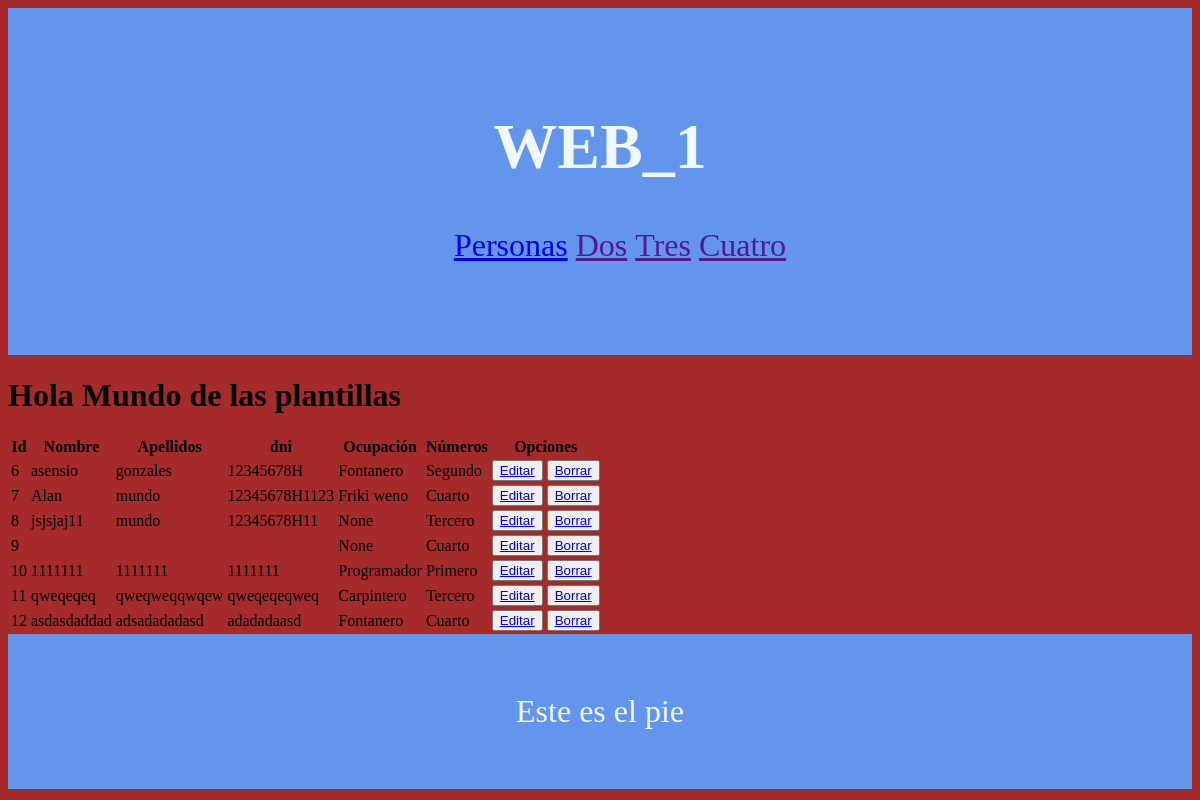
The page / on the database its author committed.
### tables this page shows
CREATE TABLE persona(
            id integer primary key autoincrement,
            nombre text,
            apellidos text,
            dni text, id_ocupacion INTEGER, id_numero INTEGER);

CREATE TABLE T_ocupacion (
	id INTEGER NOT NULL PRIMARY KEY AUTOINCREMENT,
	descripcion TEXT(120) NOT NULL
);

CREATE TABLE "T_numero" (
	id INTEGER NOT NULL PRIMARY KEY AUTOINCREMENT,
	descripcion TEXT(30) NOT NULL
);

### app.py (the view)
@route('/')
@jinja2_view('home.html') #Aqui le decimos como se llama el archivo
def hola():
    cnx = sqlite3.connect(BASE_DATOS)
    consulta = "select p.id ,p.nombre,p.apellidos,p.dni,to2.descripcion,tn.descripcion from persona p left join T_ocupacion to2 on p.id_ocupacion = to2.id LEFT join T_numero tn on tn.id=p.id_numero "
    cursor = cnx.execute(consulta)
    filas = cursor.fetchall() #Trae todas las filas para procesarlos
    cnx.close()
    return {"datos": filas}

### templates/base.html (shortened to what this page needs)
<!DOCTYPE html>
<html lang="en">
<head>
    <link rel="stylesheet" href="/static/estilos.css">
</head>
<body>
    {%include 'inc_header.html'%}
    {%block content%}{%endblock%}
    {%include 'inc_footer.html'%}
</body>
</html>

### templates/home.html
{%extends 'base.html'%} {%block title%}Home{%endblock%} {%block content%}
<h1>Hola Mundo de las plantillas</h1>
<table>
  <tr>
    <th>Id</th>
    <th>Nombre</th>
    <th>Apellidos</th>
    <th>dni</th>
    <th>Ocupación</th>
    <th>Números</th>
    <th>Opciones</th>
  </tr>
  {% for fila in datos %}
  <tr>
    <td>{{fila[0]}}</td>
    <td>{{fila[1]}}</td>
    <td>{{fila[2]}}</td>
    <td>{{fila[3]}}</td>
    <td>{{fila[4]}}</td>
    <td>{{fila[5]}}</td>
    <td>
      <button><a href="/editar/{{fila[0]}}">Editar</a></button>
      <button><a href="/borrar/{{fila[0]}}">Borrar</a></button>
    </td>
  </tr>
  {%endfor%}
</table>
{%endblock%}

### templates/inc_header.html
<header><h1>WEB_1</h1>
<nav>
    <ul>
        <li><a href="/editar">Personas</a></li>
        <li><a href="">Dos</a></li>
        <li><a href="">Tres</a></li>
        <li><a href="">Cuatro</a></li>
    </ul>
</nav>
</header>

### templates/inc_footer.html
<footer>Este es el pie</footer>

### rows shown on the page
persona: id "6", nombre "asensio", apellidos "gonzales", dni "12345678H", descripcion "Fontanero", descripcion "Segundo"
persona: id "7", nombre "Alan", apellidos "mundo", dni "12345678H1123", descripcion "Friki weno", descripcion "Cuarto"
persona: id "8", nombre "jsjsjaj11", apellidos "mundo", dni "12345678H11", fila "None", descripcion "Tercero"
persona: id "9", fila "None", descripcion "Cuarto"
persona: id "10", nombre "1111111", apellidos "1111111", dni "1111111", descripcion "Programador", descripcion "Primero"
persona: id "11", nombre "qweqeqeq", apellidos "qweqweqqwqew", dni "qweqeqeqweq", descripcion "Carpintero", descripcion "Tercero"
persona: id "12", nombre "asdasdaddad", apellidos "adsadadadasd", dni "adadadaasd", descripcion "Fontanero", descripcion "Cuarto"
